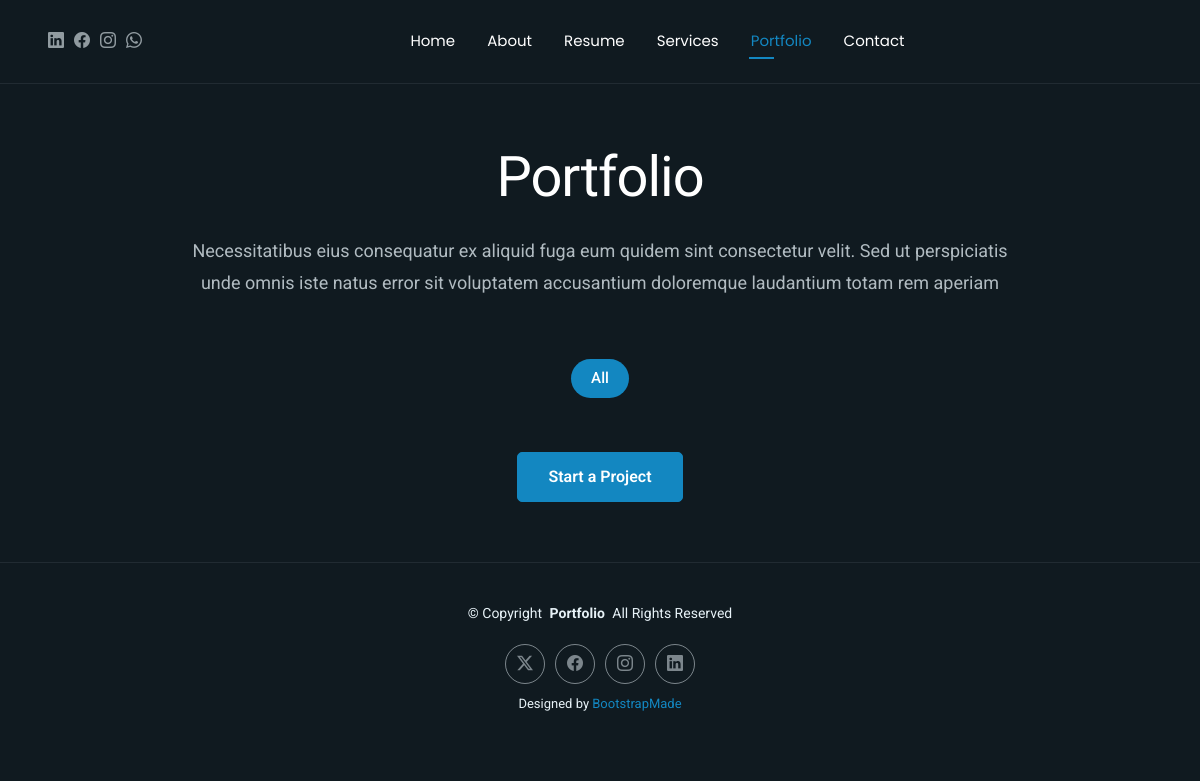
Page /portfolio on the earlier database version.
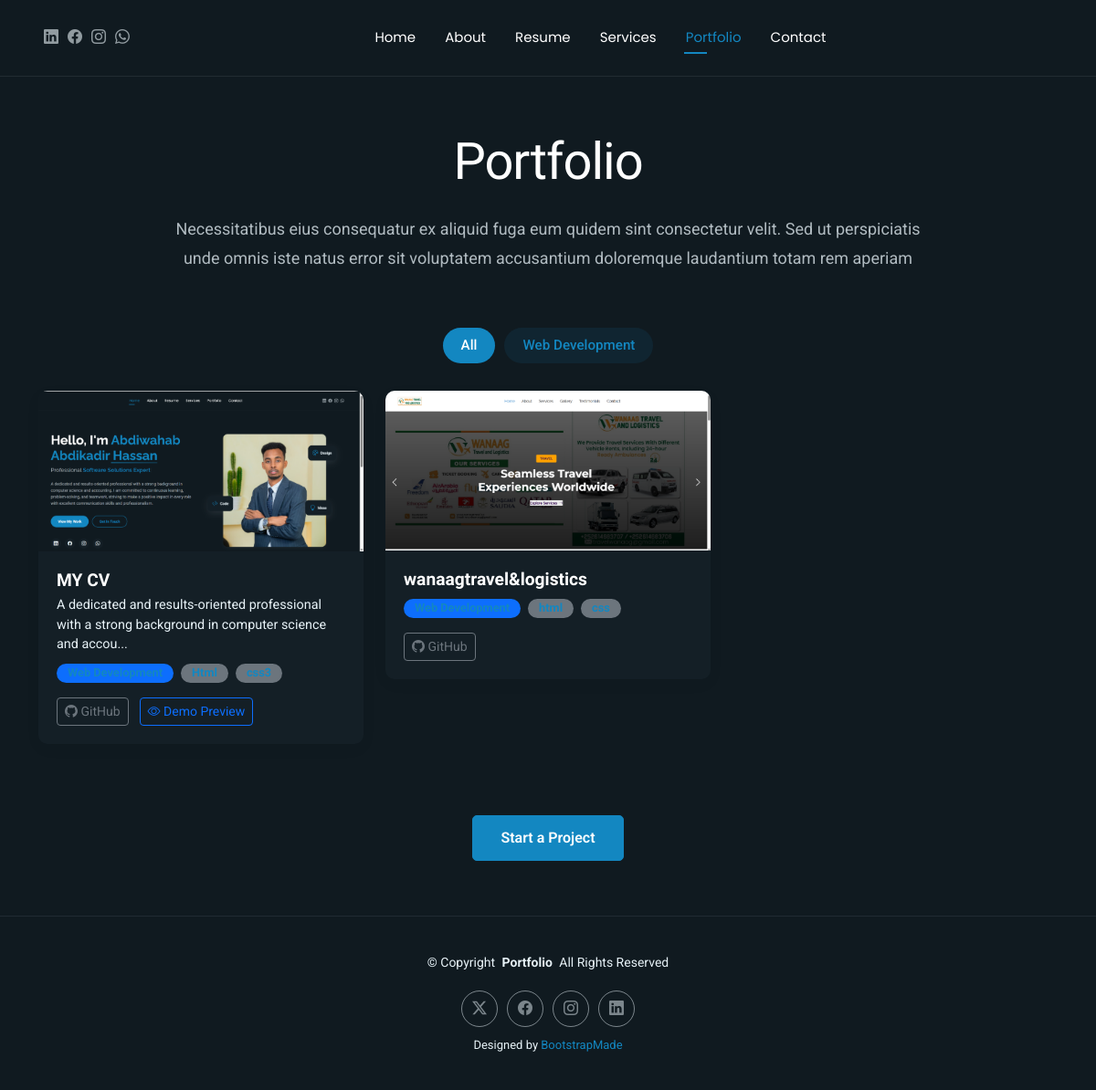
Same page on the later database version.
### app.py (models this page shows)
class Project(db.Model):
    id = db.Column(db.Integer, primary_key=True)
    title = db.Column(db.String(200), nullable=False)
    description = db.Column(db.Text, nullable=False)
    long_description = db.Column(db.Text)
    category = db.Column(db.String(100), nullable=False)
    image_url = db.Column(db.String(200))
    project_url = db.Column(db.String(200))
    github_url = db.Column(db.String(200))
    _technologies = db.Column('technologies', db.Text)  # JSON string
    featured = db.Column(db.Boolean, default=False)
    created_at = db.Column(db.DateTime, default=datetime.utcnow)
    updated_at = db.Column(db.DateTime, default=datetime.utcnow, onupdate=datetime.utcnow)
    @property
    def technologies(self):
        if self._technologies:
            try:
                return json.loads(self._technologies)
            except:
                return []
        return []
    @technologies.setter
    def technologies(self, value):
        """Set technologies from a list"""
        if isinstance(value, list):
            self._technologies = json.dumps(value)
        else:
            self._technologies = value

### app.py (the view)
@app.route('/portfolio')
def portfolio():
    projects = Project.query.order_by(Project.created_at.desc()).all()
    categories = db.session.query(Project.category.distinct()).all()
    return render_template('portfolio.html', projects=projects, categories=[cat[0] for cat in categories])

### templates/portfolio.html (shortened to what this page needs)
{% extends "base.html" %}
{% block body_class %}portfolio-page{% endblock %}
{% block content %}
<section id="portfolio" class="portfolio section">
  <div class="container section-title" data-aos="fade-up">
    <h2>Portfolio</h2>
    <p>Necessitatibus eius consequatur ex aliquid fuga eum quidem sint consectetur velit. Sed ut perspiciatis unde omnis iste natus error sit voluptatem accusantium doloremque laudantium totam rem aperiam</p>
  </div>
  <div class="container" data-aos="fade-up" data-aos-delay="100">
    <div class="isotope-layout" data-default-filter="*" data-layout="masonry" data-sort="original-order">
      <ul class="portfolio-filters isotope-filters" data-aos="fade-up" data-aos-delay="200">
        <li data-filter="*" class="filter-active">All</li>
        {% for category in categories %}
        <li data-filter=".filter-{{ category.lower().replace(' ', '-') }}">{{ category }}</li>
        {% endfor %}
      </ul>
      <div class="row gy-4 isotope-container" data-aos="fade-up" data-aos-delay="300">
        {% for project in projects %}
        <div class="col-lg-4 col-md-6 portfolio-item isotope-item filter-{{ project.category.lower().replace(' ', '-') }}">
          <div class="portfolio-card">
            <div class="portfolio-img">
              {% if project.image_url %}
              <img src="{{ url_for('uploaded_file', filename=project.image_url) }}" alt="{{ project.title }}" class="img-fluid">
              {% endif %}
            </div>
            <div class="portfolio-info">
              <h4>{{ project.title }}</h4>
              <p>{{ project.description[:100] }}{% if project.description|length > 100 %}...{% endif %}</p>
              <div class="portfolio-tags">
                <span class="badge bg-primary">{{ project.category }}</span>
                {% if project.technologies %}
                  {% for tech in project.technologies[:2] %}
                  <span class="badge bg-secondary">{{ tech }}</span>
                  {% endfor %}
                {% endif %}
              </div>
              <div class="portfolio-links mt-3">
                {% if project.github_url %}
                <a href="{{ project.github_url }}" target="_blank" class="btn btn-outline-secondary btn-sm me-2" title="View on GitHub">
                  <i class="bi bi-github"></i> GitHub
                </a>
                {% endif %}
                {% if project.project_url %}
                <a href="{{ project.project_url }}" target="_blank" class="btn btn-outline-primary btn-sm" title="View Live Demo">
                  <i class="bi bi-eye"></i> Demo Preview
                </a>
                {% endif %}
              </div>
            </div>
          </div>
        </div>
        {% endfor %}
      </div>
    </div>
    <div class="text-center mt-5" data-aos="fade-up" data-aos-delay="400">
      <a href="{{ url_for('contact') }}" class="btn btn-primary">Start a Project</a>
    </div>
  </div>
</section>
{% endblock %}

### templates/base.html (shortened to what this page needs)
<!DOCTYPE html>
<html lang="en">
<head>
  <link href="{{ url_for('static', filename='assets/vendor/bootstrap/css/bootstrap.min.css') }}" rel="stylesheet">
  <link href="{{ url_for('static', filename='assets/vendor/bootstrap-icons/bootstrap-icons.css') }}" rel="stylesheet">
  <link href="{{ url_for('static', filename='assets/vendor/aos/aos.css') }}" rel="stylesheet">
  <link href="{{ url_for('static', filename='assets/vendor/swiper/swiper-bundle.min.css') }}" rel="stylesheet">
  <link href="{{ url_for('static', filename='assets/vendor/glightbox/css/glightbox.min.css') }}" rel="stylesheet">
  <link href="{{ url_for('static', filename='assets/css/main.css') }}" rel="stylesheet">
</head>
<body class="{% block body_class %}{% endblock %}">
  <header id="header" class="header d-flex align-items-center light-background sticky-top">
    <div class="container position-relative d-flex align-items-center justify-content-center">
      <nav id="navmenu" class="navmenu mx-auto">
        <ul class="d-flex justify-content-center">
          <li><a href="{{ url_for('index') }}" {% if request.endpoint == 'index' %}class="active"{% endif %}>Home</a></li>
          <li><a href="{{ url_for('about') }}" {% if request.endpoint == 'about' %}class="active"{% endif %}>About</a></li>
          <li><a href="{{ url_for('resume') }}" {% if request.endpoint == 'resume' %}class="active"{% endif %}>Resume</a></li>
          <li><a href="{{ url_for('services') }}" {% if request.endpoint == 'services' %}class="active"{% endif %}>Services</a></li>
          <li><a href="{{ url_for('portfolio') }}" {% if request.endpoint == 'portfolio' %}class="active"{% endif %}>Portfolio</a></li>
          <li><a href="{{ url_for('contact') }}" {% if request.endpoint == 'contact' %}class="active"{% endif %}>Contact</a></li>
        </ul>
      </nav>
      <div class="header-social-links">
        <a href="https://www.linkedin.com/in/abdiwahaab-abdikadir-aa66652bb" class="linkedin" target="_blank"><i class="bi bi-linkedin"></i></a>
        <a href="https://www.facebook.com/naagwxba.aanogeyn/" class="facebook" target="_blank"><i class="bi bi-facebook"></i></a>
        <a href="https://www.instagram.com/abdiwahab8138/" class="instagram" target="_blank"><i class="bi bi-instagram"></i></a>
        <a href="https://wa.me/254116052716" class="whatsapp" target="_blank"><i class="bi bi-whatsapp"></i></a>
      </div>
    </div>
  </header>
  <main class="main">
    {% block content %}{% endblock %}
  </main>
  <footer id="footer" class="footer">
    <div class="container">
      <div class="copyright text-center ">
        <p>© <span>Copyright</span> <strong class="px-1 sitename">Portfolio</strong> <span>All Rights Reserved<br></span></p>
      </div>
      <div class="social-links d-flex justify-content-center">
        <a href=""><i class="bi bi-twitter-x"></i></a>
        <a href=""><i class="bi bi-facebook"></i></a>
        <a href=""><i class="bi bi-instagram"></i></a>
        <a href=""><i class="bi bi-linkedin"></i></a>
      </div>
      <div class="credits">
        Designed by <a href="https://bootstrapmade.com/">BootstrapMade</a>
      </div>
    </div>
  </footer>
</body>
</html>

Differences in the rows shown:
added Project: image_url (picture), title "MY CV", description "A dedicated and results-oriented professional with a strong background in computer science and accou"
added Project: image_url (picture), title "wanaagtravel&logistics"
Other differences:
new list line: "Web Development"
